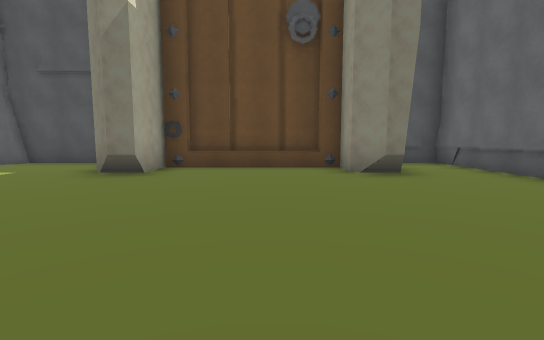
View 1 (above)

12 first-person views from a walk through a 3-D level made in the Unity game engine. The camera is 1.3 m above the floor, tilts 6° down and sees 85° across. The floor is counted in squares, 2 m on a side. Each view is taken from the middle of a square. On the plan, view 1 faces up. The plan holds only what a view shows up to about 9 squares ahead; the rest is blank. The place goes on beyond the plan. Some animated figures are not drawn.

View 2
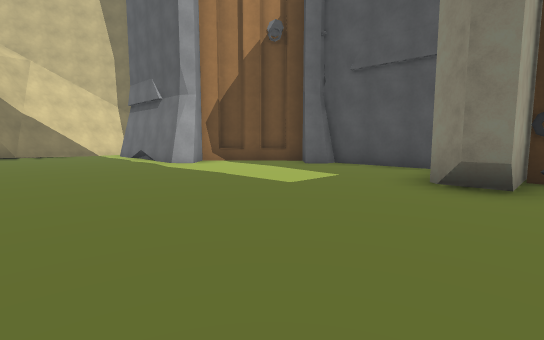

View 3
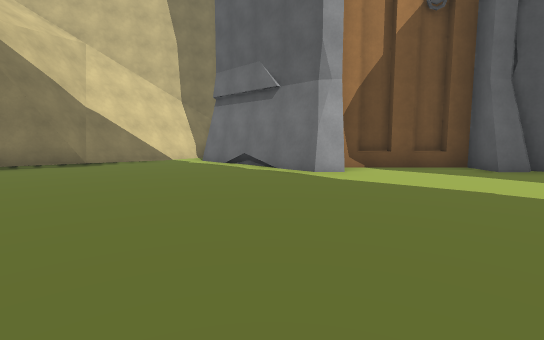

View 4
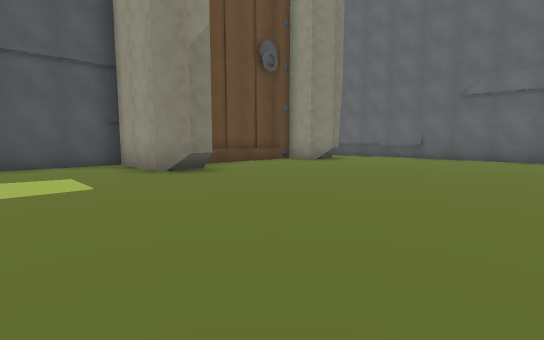

View 5
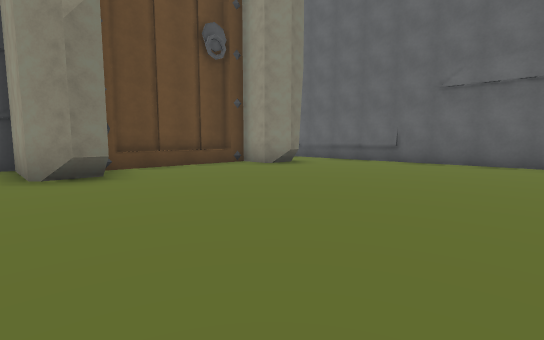

View 6
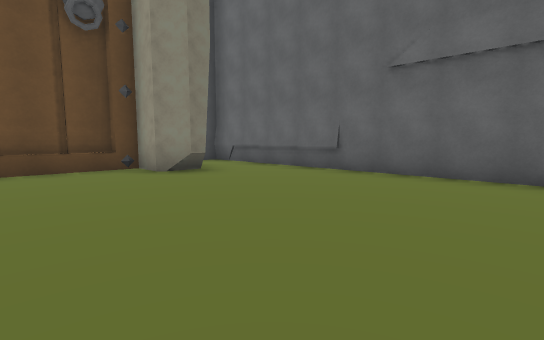

View 7
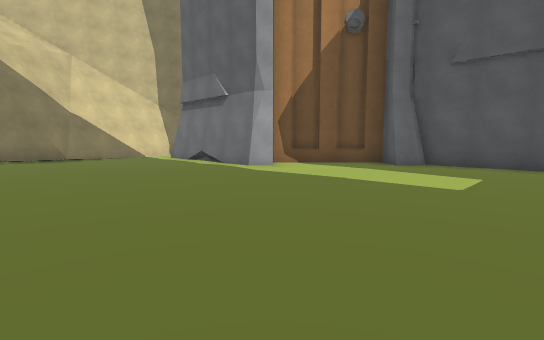

View 8
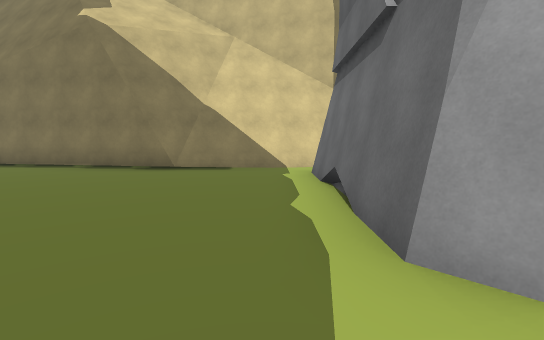

View 9
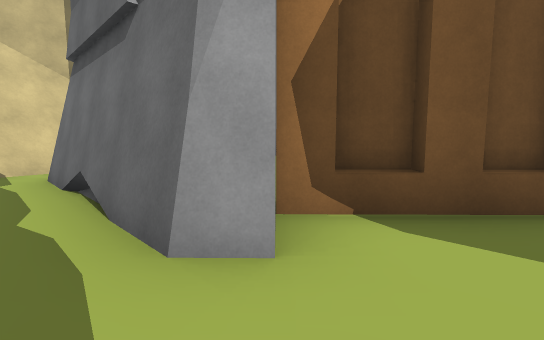

View 10
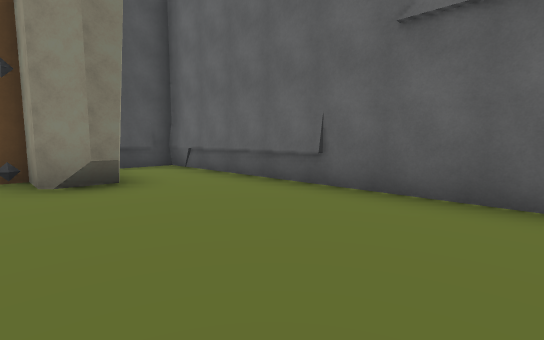

View 11
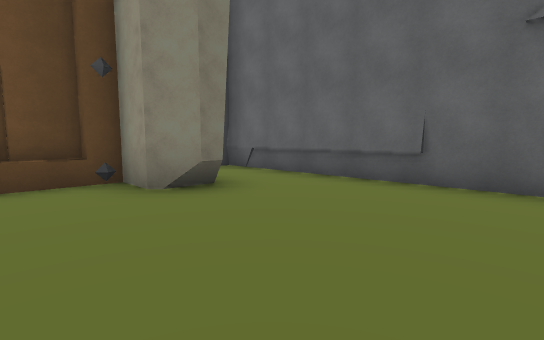

View 12
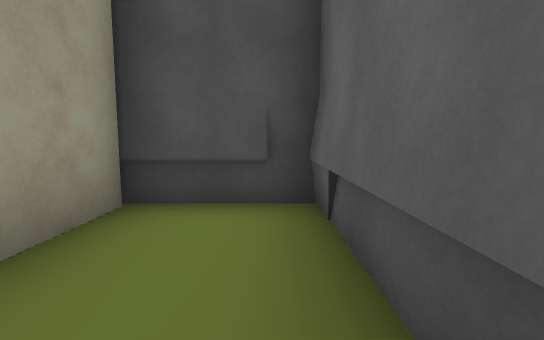

### Floor plan
Points are (right, up) in squares from view 1. A wall is a line through its corners. A room is listed if a view was taken in it or the views show most of it. See-through windows are left out.
Room 1 (views 1, 2, 3, 4, 5, 6, 7, 8, 9, 10, 11, 12)
walls: (-2.4, 7.4) (-2.4, 5.3) (-3, 5.3) (-3.5, 5.8) (-3.5, 8) (-6.6, 8); (-6.6, 7.8) (-7, 7.3) (-7.6, 7.9) (-9.8, 5.7); (-8.1, 7.7) (-8.7, 7.2); (-9, 6.9) (-9.6, 6.3); (1.1, 7) (-2, 7); (-9.9, 6) (-9.2, 5.2) (-9.6, 4.8) (-13.8, 4.9); (2.5, 5.8) (2.4, 5.3) (2, 5.3) (1.5, 5.8) (1.5, 6.7) (-2.5, 6.7); (4.5, 0.1) (4.5, 8) (2.5, 8) (2.5, 6.5); (-14.4, 1.8) (-14.9, -0.6); (-15.3, 5.3) (-14.7, 2); (-15.5, 5.4) (-15, 2.2) (-14.5, 1.4)
low walls: (-11, 4.7) (-11.8, 4.9) (-12.3, 4.7); (-15.1, 5.2) (-14.5, 1.9) (-14.4, 1.8)

Positions as (right, up) in squares from view 1, and headings:
1: (0, 0), facing up
2: (-2, 1), facing up-left
3: (-6, 0), facing up-left
4: (-6, 0), facing up-right
5: (-4, 0), facing up-right
6: (-1, 0), facing up-right
7: (-4, 0), facing up-left
8: (-8, 4), facing left
9: (-8, 4), facing up-left
10: (1, 1), facing up-right
11: (0, 2), facing up-right
12: (4, 5), facing up
